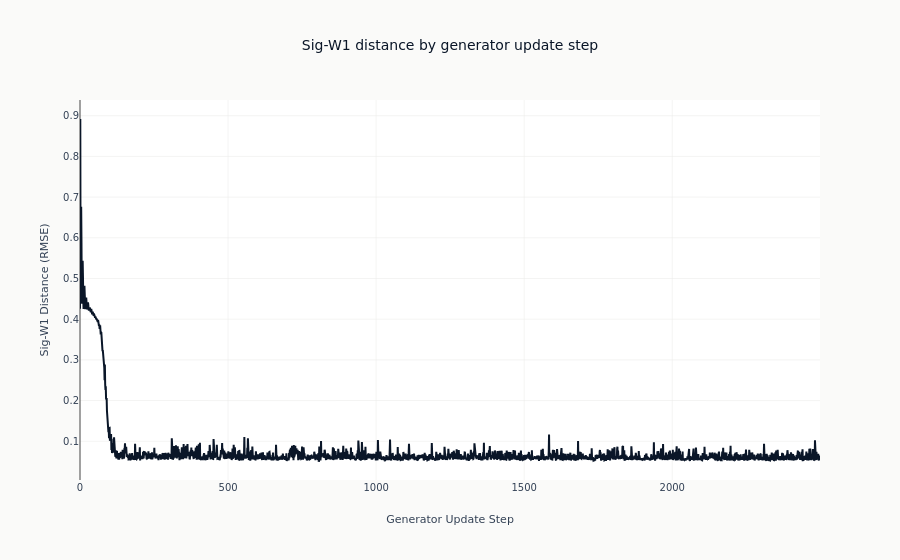

This figure's notebook cell:
### Markdown cell above
## 8. Training Progress Visualization

### Code cell
fig = go.Figure()
fig.add_trace(
    go.Scatter(y=training_losses, mode="lines", name="Sig-W1 Loss", line=dict(color=COLORS["blue"]))
)
fig.update_layout(
    title="Sig-W1 distance by generator update step",
    xaxis_title="Generator Update Step",
    yaxis_title="Sig-W1 Distance (RMSE)",
    template="ml4t",
)
show_plotly_with_alt(
    fig,
    "Sig-W1 distance against generator update step. The curve starts high, drops "
    "very steeply over roughly the first hundred steps, and then runs flat and noisy "
    "at a low level for the rest of training, with no further downward trend.",
)

print(f"\nFinal Sig-W1 loss: {training_losses[-1]:.4f}")
print(f"Best Sig-W1 loss: {min(training_losses):.4f}")
print(f"Paper reference (Ni et al. 2024): {PAPER_REFERENCE['sig_w1']}")
print("\nUsing paper-exact data source: S&P 500 index log returns")

### Figure 1 — Plotly figure (JSON) as saved in the notebook; plotly's stock layout.template omitted (floating-point values rounded to 4 significant figures; data arrays with more than 128 entries replaced by an {"elided": "..."} marker saying what was removed)
{"data": [{"line": {"color": "#0a1628"}, "mode": "lines", "name": "Sig-W1 Loss", "type": "scatter", "y": {"elided": "2500 float values"}}], "layout": {"title": {"text": "Sig-W1 distance by generator update step"}, "xaxis": {"title": {"text": "Generator Update Step"}}, "yaxis": {"title": {"text": "Sig-W1 Distance (RMSE)"}}}}
